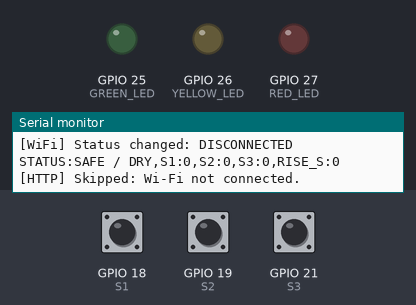
Bench run of a sketch on a simulated ESP32. On the bench: output pins drawn as LEDs (lit = HIGH), the last lines printed to the serial monitor. Inputs (shaded band) come from the test bench; at power-on: GPIO 18 (S1) HIGH, GPIO 21 (S3) HIGH, GPIO 19 (S2) HIGH. WiFi joins after 1.5 s; servers stay silent unless stated; uploads are accepted with an empty reply.

Above: at 1.5 s.
1.6 s: GPIO 18 (S1) pulled LOW for 1.25 s
At 3.4 s:
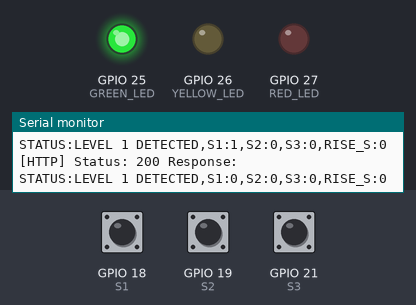
7.0 s: GPIO 21 (S3) pulled LOW for 1.25 s
At 8.5 s:
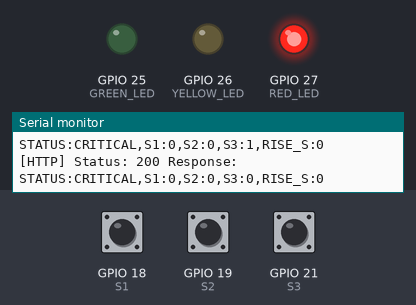
12.4 s: GPIO 21 (S3) pulled LOW for 3.2 s
At 21.6 s:
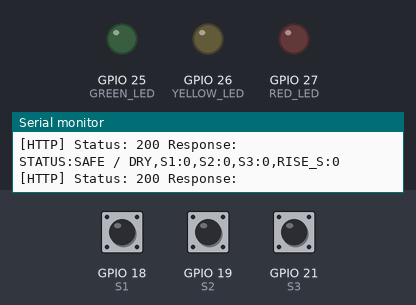
Timing chart, 0 to 23.1 s (numbered marks = the images above; inputs shaded):
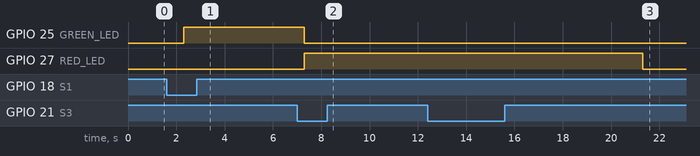

Measured:
- after the input at 1.6 s, GPIO 25 (GREEN_LED): LOW → HIGH after 0.71 s
- after the input at 7.0 s, GPIO 27 (RED_LED): LOW → HIGH after 0.31 s
- after the input at 12.4 s, GPIO 27 (RED_LED): HIGH → LOW after 8.9 s instead of 0.91 s

The sketch:

esp32-flood-http.ino
```cpp
/*
  ESP32 Flood Monitoring + Direct HTTP posting to Laravel API.
  Based on 3 digital flood level sensors (active LOW with INPUT_PULLUP).
*/

#include <WiFi.h>
#include <WiFiClientSecure.h>
#include <HTTPClient.h>

const int S1 = 18;
const int S2 = 19;
const int S3 = 21;

const int GREEN_LED = 25;
const int YELLOW_LED = 26;
const int RED_LED = 27;

const char* WIFI_SSID = "Sanspenyu";
const char* WIFI_PASSWORD = "ayam1234";

const char* API_URL = "https://aquwatch.org/api/ingest/flood";
const char* SENSOR_TOKEN = "aqw_1f8d7a9b3c4e6f2a91d0b7e5c3a8f6d4b2c9e1a7f3d5b8c0";
const char* SENSOR_ID = "flood-esp32-01";

const unsigned long RESET_DELAY_MS = 5000;
const unsigned long SAMPLE_INTERVAL_MS = 1000;
const unsigned long WIFI_RETRY_MS = 10000;

unsigned long t1 = 0;
unsigned long t2 = 0;
unsigned long t3 = 0;
unsigned long lastTimeWet = 0;
unsigned long lastSampleMs = 0;
unsigned long lastWifiRetryMs = 0;

bool s1Triggered = false;
bool s2Triggered = false;
bool s3Triggered = false;

String lastStatus = "SAFE / DRY";
wl_status_t lastWifiStatus = WL_IDLE_STATUS;

const char* wifiStatusText(wl_status_t status) {
  switch (status) {
    case WL_IDLE_STATUS: return "IDLE";
    case WL_NO_SSID_AVAIL: return "NO_SSID_AVAIL";
    case WL_SCAN_COMPLETED: return "SCAN_COMPLETED";
    case WL_CONNECTED: return "CONNECTED";
    case WL_CONNECT_FAILED: return "CONNECT_FAILED";
    case WL_CONNECTION_LOST: return "CONNECTION_LOST";
    case WL_DISCONNECTED: return "DISCONNECTED";
    default: return "UNKNOWN";
  }
}

void setLeds(bool g, bool y, bool r) {
  digitalWrite(GREEN_LED, g ? HIGH : LOW);
  digitalWrite(YELLOW_LED, y ? HIGH : LOW);
  digitalWrite(RED_LED, r ? HIGH : LOW);
}

void updateSystem(const String& status) {
  if (status == "CRITICAL") {
    setLeds(false, false, true);
  } else if (status == "FLASH FLOOD WARNING") {
    setLeds(false, true, false);
  } else if (status == "NORMAL RISE" || status == "LEVEL 1 DETECTED") {
    setLeds(true, false, false);
  } else {
    setLeds(false, false, false);
  }

  lastStatus = status;
}

void connectWifiIfNeeded() {
  wl_status_t status = WiFi.status();

  if (status != lastWifiStatus) {
    Serial.print("[WiFi] Status changed: ");
    Serial.println(wifiStatusText(status));
    lastWifiStatus = status;

    if (status == WL_CONNECTED) {
      Serial.print("[WiFi] Connected. IP: ");
      Serial.println(WiFi.localIP());
      Serial.print("[WiFi] RSSI: ");
      Serial.println(WiFi.RSSI());
    }
  }

  if (status == WL_CONNECTED) {
    return;
  }

  unsigned long now = millis();
  if (now - lastWifiRetryMs < WIFI_RETRY_MS) {
    return;
  }

  lastWifiRetryMs = now;
  Serial.print("[WiFi] Connecting to ");
  Serial.print(WIFI_SSID);
  Serial.print(" (state: ");
  Serial.print(wifiStatusText(status));
  Serial.println(")...");
  WiFi.disconnect(true, false);
  WiFi.begin(WIFI_SSID, WIFI_PASSWORD);
}

void postFloodReading(const String& status, bool s1Wet, bool s2Wet, bool s3Wet, unsigned long riseTimeSec) {
  if (WiFi.status() != WL_CONNECTED) {
    Serial.println("[HTTP] Skipped: Wi-Fi not connected.");
    return;
  }

  WiFiClientSecure client;
  client.setInsecure();

  HTTPClient http;
  http.setConnectTimeout(6000);
  http.setTimeout(6000);
  http.begin(client, API_URL);
  http.addHeader("Content-Type", "application/json");
  http.addHeader("Accept", "application/json");
  http.addHeader("X-Sensor-Token", SENSOR_TOKEN);

  String body = "{";
  body += "\"sensor_id\":\"" + String(SENSOR_ID) + "\",";
  body += "\"status\":\"" + status + "\",";
  body += "\"s1_wet\":" + String(s1Wet ? 1 : 0) + ",";
  body += "\"s2_wet\":" + String(s2Wet ? 1 : 0) + ",";
  body += "\"s3_wet\":" + String(s3Wet ? 1 : 0) + ",";
  body += "\"rise_time_sec\":" + String((unsigned long) riseTimeSec);
  body += "}";

  int statusCode = http.POST(body);
  String response = http.getString();

  Serial.print("[HTTP] Status: ");
  Serial.print(statusCode);
  if (statusCode < 0) {
    Serial.print(" (");
    Serial.print(http.errorToString(statusCode));
    Serial.print(")");
  }
  Serial.print(" Response: ");
  Serial.println(response);

  http.end();
}

void setup() {
  Serial.begin(115200);
  delay(300);
  Serial.println("\n[Boot] ESP32 flood sender starting...");
  Serial.print("[Boot] API URL: ");
  Serial.println(API_URL);

  pinMode(S1, INPUT_PULLUP);
  pinMode(S2, INPUT_PULLUP);
  pinMode(S3, INPUT_PULLUP);

  pinMode(GREEN_LED, OUTPUT);
  pinMode(YELLOW_LED, OUTPUT);
  pinMode(RED_LED, OUTPUT);
  setLeds(false, false, false);

  WiFi.mode(WIFI_STA);
  WiFi.setAutoReconnect(true);
  WiFi.setSleep(false);
  WiFi.begin(WIFI_SSID, WIFI_PASSWORD);
  Serial.println("[WiFi] Initial connect request sent.");

  lastSampleMs = millis();
  Serial.println("Flood monitor started.");
}

void loop() {
  connectWifiIfNeeded();

  unsigned long now = millis();
  if (now - lastSampleMs < SAMPLE_INTERVAL_MS) {
    return;
  }
  lastSampleMs = now;

  int s1 = digitalRead(S1);
  int s2 = digitalRead(S2);
  int s3 = digitalRead(S3);

  bool s1Wet = (s1 == LOW);
  bool s2Wet = (s2 == LOW);
  bool s3Wet = (s3 == LOW);

  if (s1Wet || s2Wet || s3Wet) {
    lastTimeWet = now;
  }

  if (s1Wet && !s1Triggered) { t1 = now; s1Triggered = true; }
  if (s2Wet && !s2Triggered) { t2 = now; s2Triggered = true; }
  if (s3Wet && !s3Triggered) { t3 = now; s3Triggered = true; }

  unsigned long riseTimeSec = 0;
  if (s1Triggered && s2Triggered && t2 >= t1) {
    riseTimeSec = (t2 - t1) / 1000;
  }

  if (s3Triggered) {
    updateSystem("CRITICAL");
  } else if (s2Triggered) {
    if (riseTimeSec > 0 && riseTimeSec < 5) {
      updateSystem("FLASH FLOOD WARNING");
    } else {
      updateSystem("NORMAL RISE");
    }
  } else if (s1Triggered) {
    updateSystem("LEVEL 1 DETECTED");
  } else {
    updateSystem("SAFE / DRY");
  }

  if (!s1Wet && !s2Wet && !s3Wet && (now - lastTimeWet > RESET_DELAY_MS)) {
    if (s1Triggered || s2Triggered || s3Triggered) {
      s1Triggered = false;
      s2Triggered = false;
      s3Triggered = false;
      t1 = t2 = t3 = 0;
      updateSystem("SAFE / DRY");
    }
  }

  Serial.print("STATUS:");
  Serial.print(lastStatus);
  Serial.print(",S1:");
  Serial.print(s1Wet ? 1 : 0);
  Serial.print(",S2:");
  Serial.print(s2Wet ? 1 : 0);
  Serial.print(",S3:");
  Serial.print(s3Wet ? 1 : 0);
  Serial.print(",RISE_S:");
  Serial.println(riseTimeSec);

  postFloodReading(lastStatus, s1Wet, s2Wet, s3Wet, riseTimeSec);
}
```
